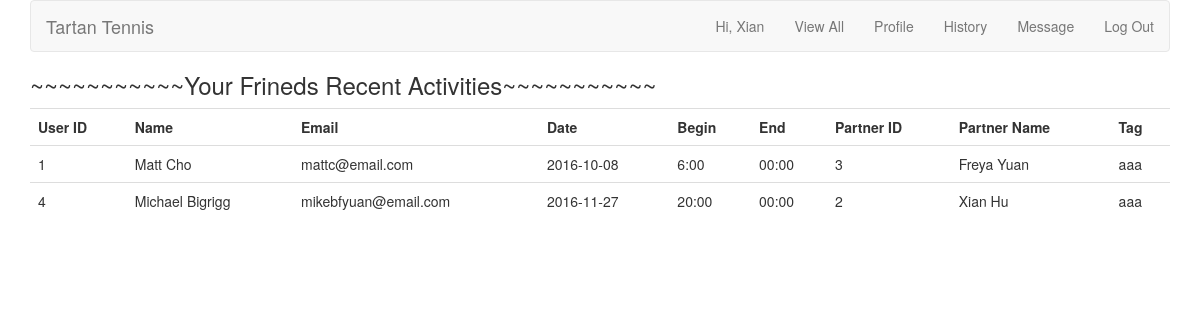
The app's page /friends_activities.php (signed in), older data.
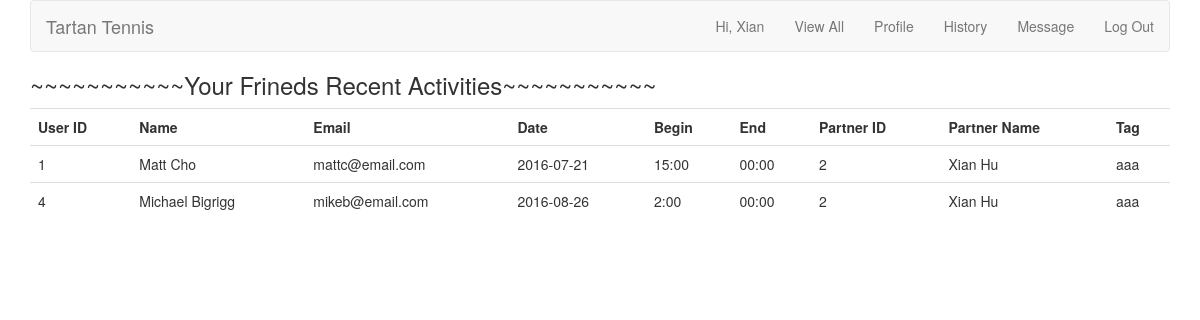
The same page, newer data.
### tables this page shows
CREATE TABLE `friends` (
  `friend_id` int(11) NOT NULL PRIMARY KEY AUTO_INCREMENT,
  `friender_id` int(11) NOT NULL,
  `friendee_id` int(11) NOT NULL
);

CREATE TABLE `appointments` (
  `appointment_id` int(10) UNSIGNED NOT NULL PRIMARY KEY AUTO_INCREMENT,
  `poster_id` int(10) UNSIGNED NOT NULL,
  `responder_id` int(10) UNSIGNED NOT NULL,
  `time_id` int(11) UNSIGNED NOT NULL,
  `message_id` int(11) UNSIGNED NOT NULL,
  `is_accepted` boolean DEFAULT FALSE
);

CREATE TABLE `users` (
  `user_id` int(10) UNSIGNED NOT NULL PRIMARY KEY AUTO_INCREMENT,
  `first_name` varchar(20) NOT NULL,
  `last_name` varchar(20) NOT NULL,
  `username` varchar(20) NOT NULL,
  `email` varchar(50) NOT NULL,
  `pass` char(40) NOT NULL,
  `created_at` timestamp NOT NULL DEFAULT CURRENT_TIMESTAMP,
  `updated_at` timestamp NOT NULL DEFAULT CURRENT_TIMESTAMP ON UPDATE CURRENT_TIMESTAMP
);

CREATE TABLE `times` (
  `time_id` int(11) NOT NULL PRIMARY KEY AUTO_INCREMENT,
  `begins_date` varchar(20) NOT NULL,
  `begins_time` varchar(20) NOT NULL,
  `ends_time` varchar(20) NOT NULL,
  `tag` tinytext NOT NULL,
  `user_id` int(11) NOT NULL,
  `created_at` timestamp NOT NULL DEFAULT CURRENT_TIMESTAMP,
  FULLTEXT (begins_date, begins_time, ends_time, tag)
);

### friends_activities.php (the view, shortened to what this page needs)
<?php
include ('includes/header.php');
if (isset($_COOKIE['first_name']) AND isset($_COOKIE['user_id'])) {
echo '<h3>~~~~~~~~~~~Your Frineds Recent Activities~~~~~~~~~~~</h3> ';
$all = "SELECT * FROM friends WHERE friender_id = {$_COOKIE['user_id']} OR friendee_id = {$_COOKIE['user_id']}";
$ra = mysqli_query($dbc, $all);
$num_friends = mysqli_num_rows($ra);
if ($num_friends > 0) {
					echo '<table class="table">
							<tr>
								<th>User ID</th>
								<th>Name</th>
								<th>Email</th>
								<th>Date</th>
								<th>Begin</th>
								<th>End</th>
								<th>Partner ID</th>
								<th>Partner Name</th>
								<th>Tag</th>
							</tr>';
					while ($row = mysqli_fetch_array($ra)) {
							$all1="SELECT *
									FROM appointments INNER JOIN times
									USING (time_id)
									WHERE poster_id = {$row['friender_id']} OR responder_id = {$row['friender_id']}";
							$ra1 = mysqli_query($dbc, $all1);
							$row1=mysqli_fetch_array($ra1);
							$q = "SELECT first_name, last_name, email FROM users WHERE user_id = {$row1['poster_id']}";
							$r = mysqli_query($dbc, $q);
							$subr = mysqli_fetch_array($r);
							$q1 = "SELECT first_name, last_name, email FROM users WHERE user_id = {$row1['responder_id']}";
							$r1 = mysqli_query($dbc, $q1);
							$subr1 = mysqli_fetch_array($r1);
							$all2="SELECT *
									FROM appointments INNER JOIN times
									USING (time_id)
									WHERE poster_id = {$row['friendee_id']} OR responder_id = {$row['friendee_id']}";
							$ra2 = mysqli_query($dbc, $all2);
							$row2=mysqli_fetch_array($ra2);
					        $q2 = "SELECT first_name, last_name, email FROM users WHERE user_id = {$row2['responder_id']}";
					        $r2 = mysqli_query($dbc, $q2);
					        $subr2 = mysqli_fetch_array($r2);
					        $q3 = "SELECT first_name, last_name, email FROM users WHERE user_id = {$row2['poster_id']}";
					        $r3 = mysqli_query($dbc, $q3);
					        $subr3 = mysqli_fetch_array($r3);
						if($row['friender_id'] == $_COOKIE['user_id']){
							if ($row2['poster_id'] == $row['friendee_id']) {
						echo
						'<tr>
							<td>' . $row2['poster_id'] . '</td>
							<td>' . $subr3['first_name'] . ' ' . $subr3['last_name'] . '</td>
							<td>' . $subr3['email'] . '</td>
							<td>' . $row2['begins_date'] . '</td>
							<td>' . $row2['begins_time'] . '</td>
							<td>' . $row2['ends_time'] . '</td>
							<td>' . $row2['responer_id'] . '</td>
							<td>' . $subr2['first_name'] . ' ' . $subr2['last_name'] . '</td>
							<td>' . $row2['tag'] . '</td>
						</tr>';
						}else{
							echo
						'<tr>
							<td>' . $row2['responder_id'] . '</td>
							<td>' . $subr2['first_name'] . ' ' . $subr2['last_name'] . '</td>
							<td>' . $subr2['email'] . '</td>
							<td>' . $row2['begins_date'] . '</td>
							<td>' . $row2['begins_time'] . '</td>
							<td>' . $row2['ends_time'] . '</td>
							<td>' . $row2['poster_id'] . '</td>
							<td>' . $subr3['first_name'] . ' ' . $subr3['last_name'] . '</td>
							<td>' . $row2['tag'] . '</td>
						</tr>';
							}
						}
						if($row['friendee_id'] == $_COOKIE['user_id']){
							if($row1['poster_id'] == $row['friender_id']){
						echo
						'<tr>
							<td>' . $row1['poster_id'] . '</td>
							<td>' . $subr['first_name'] . ' ' . $subr['last_name'] . '</td>
							<td>' . $subr['email'] . '</td>
							<td>' . $row1['begins_date'] . '</td>
							<td>' . $row1['begins_time'] . '</td>
							<td>' . $row1['ends_time'] . '</td>
							<td>' . $row1['responder_id'] . '</td>
							<td>' . $subr1['first_name'] . ' ' . $subr1['last_name'] . '</td>
							<td>' . $row1['tag'] . '</td>
						</tr>';
						}
						}
					}
					echo '</table>';
				} else {
					echo '<h3>Your friends have no activities now.</h3>';
					echo '<h4>Invite them to play now!</h4>';
					echo '<a class="btn btn-primary btn-sm" href="alltime.php">Go and see</a></h3>';
				}
}else
{
        echo 'You must be logged to access this page.';
}
?>

### includes/header.php (shortened to what this page needs)
<!DOCTYPE html>
<html>
<head>
	<link rel="stylesheet" href="bower_components/bootstrap/dist/css/bootstrap.min.css">
	<link rel="stylesheet" href="includes/styles.css">
</head>
<body>
<div class="container">
<nav class="navbar navbar-default">
  <div class="container-fluid">
    <div class="navbar-header">
      <a class="navbar-brand" href="index.php">Tartan Tennis</a>
    </div>
    <ul class="nav navbar-nav navbar-right">
<?php
require('mysqli_connect.php');
$is_loggedin = isset($_COOKIE['first_name']) AND isset($_COOKIE['user_id']);
if (isset($_COOKIE['first_name'])) {
	$fn = $_COOKIE['first_name'];
	$user_id = $_COOKIE['user_id'];
}
if ($is_loggedin) {
	echo "<li><a href='index.php'>Hi, " . $fn . "</a></li>";
	echo '<li><a href="alltime.php">View All</a></li> ';
	echo '<li><a href="dashboard.php?profile_id=' . $user_id . '">Profile</a></li> ';
	echo "<li><a href='activities.php'>History</a></li>";
	$q = "SELECT message_id FROM messages WHERE receiver_id='$user_id' AND is_read = 0";
	$r = @mysqli_query($dbc, $q);
	$num = mysqli_num_rows($r);
	if($num > 0) {
		echo "<li><a href='message.php'>New Message ($num)</a></li>";
	} else {
		echo "<li><a href='message.php'>Message</a></li>";
	}
	echo "<li><a href='logout.php'>Log Out</a></li>";
} else {
	echo "<li><a href='register.php'>Sign Up</a></li><li><a href='login.php'>Log In</a></li>";
}
?>
    </ul>
  </div>
</nav>

Row changes from the older to the newer data that the page shows:
changed through a linked row, friends "Matt": times.begins_date "2016-10-08" → "2016-07-21"; times.begins_time "6:00" → "15:00"; appointments.responder_id "3" → "2"; users.first_name "Freya" → "Xian"; users.last_name "Yuan" → "Hu"
changed through a linked row, friends "Michael": users.email "mikebfyuan@email.com" → "mikeb@email.com"; times.begins_date "2016-11-27" → "2016-08-26"; times.begins_time "20:00" → "2:00"
